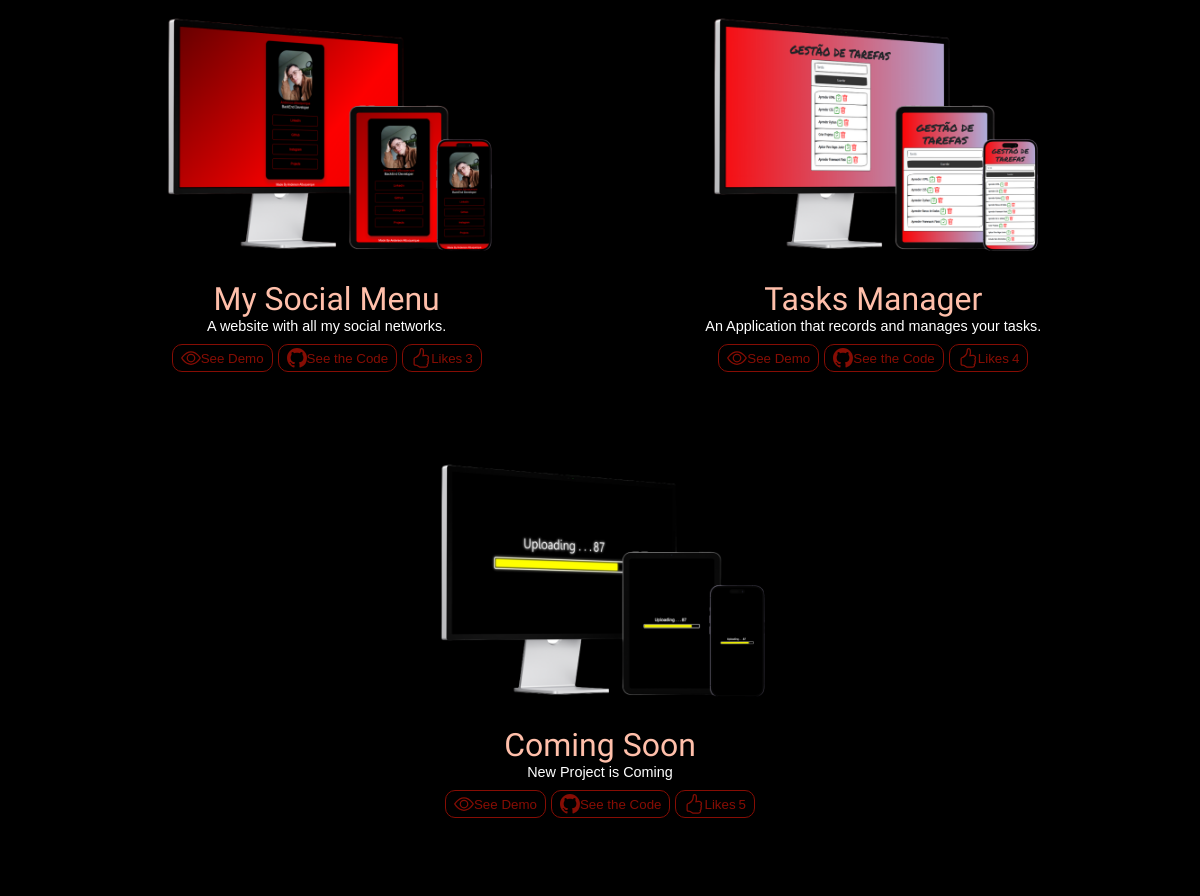
Before: / (middle part) with the older database file.
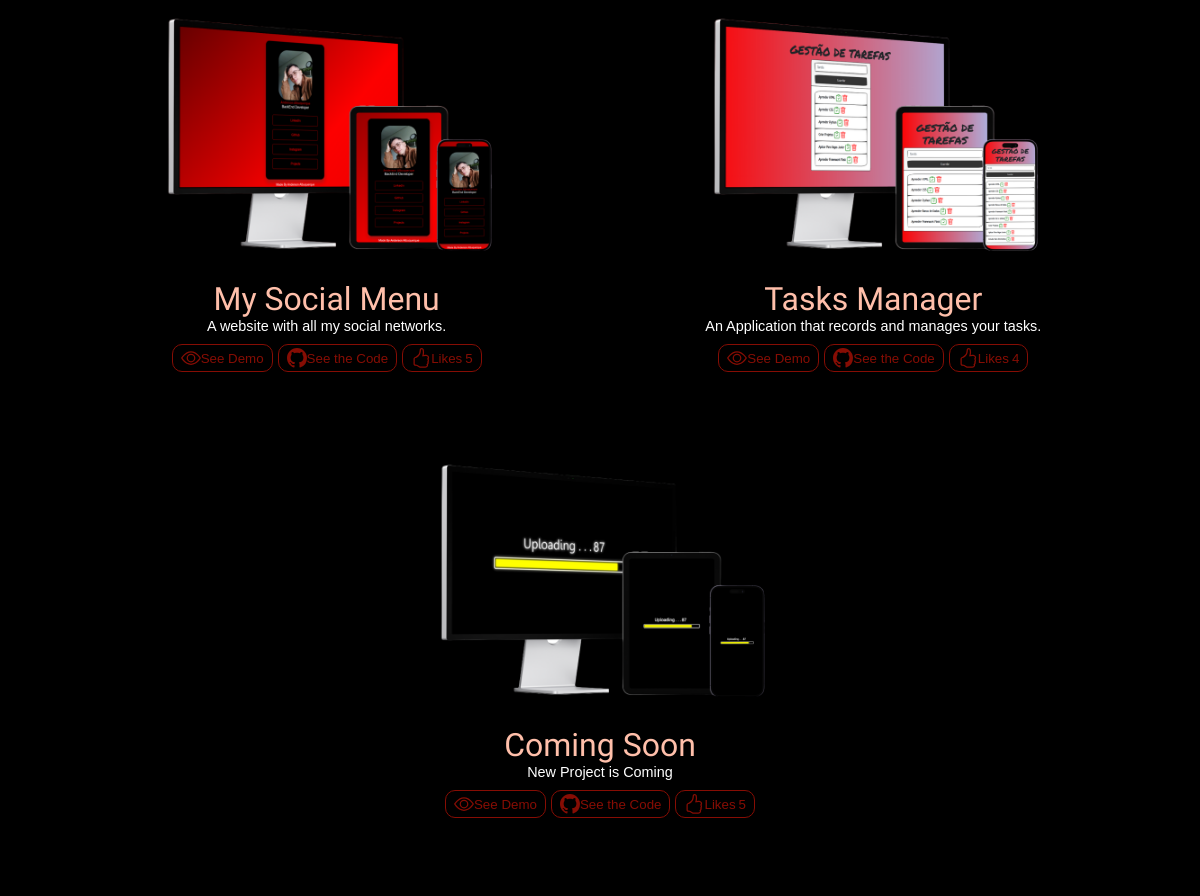
After: the same page with the newer database file.
### app/models/tables_db.py (models this page shows, shortened)
class CardProject(database.Model):
    __tablename__ = "cards"
    id = database.Column(database.Integer, primary_key=True)
    image_url = database.Column(database.String, nullable=True)
    title = database.Column(database.String, nullable=True, unique=True)
    description = database.Column(database.String, nullable=True)
    demo_url = database.Column(database.String, nullable=True)
    git_code_url = database.Column(database.String, nullable=True)
    like_count = database.Column(database.Integer, default=0)

### app/controllers/default.py (the view)
@app.route('/index')  # Initial Route to WebSite
@app.route('/')
def index():
    data_projects = CardProject.query.all()  # Here me we collect all information in database about the Card Projects
    return render_template("index.html", data_projects=data_projects)  # We render the html with the variable info

### app/templates/index.html (shortened to what this page needs)
<!DOCTYPE html>
<html lang="en">
<head>
    <link rel="stylesheet" href="{{url_for('static', filename='main.css')}}">
</head>
<body>
    <main class="my-projects-cards">
        {% for card in data_projects %}
        <div class="cards">
            <div class="card-project">
                <a href="{{ card.demo_url }}">
                <img src="{{ url_for('static', filename=card.image_url) }}" alt="image-project" class="mockup">
                <p class="text-title">{{ card.title }}</p>
                    <p class="legend">{{ card.description }}</p>
                </a>
                <div class="buttons-card">
                    <a href="{{ card.demo_url }}" class="text-link">
                        <button class="button">
                            See Demo
                        </button>
                    </a>
                    <a href="{{ card.git_code_url }}" class="text-link">
                        <button class="button">
                            See the Code
                        </button>
                    </a>
                        <button class="button likeButton" data-project-id="{{ card.id }}">
                            Likes <span id="likeCount_{{ card.id }}" class="count-number">{{ card.like_count }}</span>
                    </button>
                </div>
            </div>
        </div>
        {% endfor %}
    </main>
</body>
</html>

### app/static/main.css (style rules this page uses)
* { margin: 0; padding: 0; font-family: 'Carter One', cursive; color: white; text-decoration: none; }
body { display: flex; flex-direction: column; align-items: center; }
.text-title { font-size: 2rem; color: #ffbfaa; }
.text-link { color: #860d04; font-family: arial; }
main { display: flex; align-items: center; justify-content: space-evenly; background: black; padding-top: 50px; min-height: 100vh; width: 100%; flex-wrap: wrap; padding: 40px 0px; }
.cards { display: flex; align-items: center; justify-content: center; width: 100%; max-width: 400px; margin: 20px; }
.mockup { width: 100%; height: auto; }
.legend { font-family: Arial; font-size: 0.9rem; }
.buttons-card { display: flex; justify-content: space-around; padding-top: 10px; }
.buttons-card a { padding-right: 5px; }
.button { display: flex; flex-direction: row; align-items: center; color: #860d04; font-family: arial; padding: 3px 8px; background: none; border-radius: 10px; border: 1px solid #860d04; cursor: pointer; }
.count-number { color: #860d04; font-family: arial; padding-left: 3px; }
.card-project { display: flex; flex-direction: column; align-items: center; margin: 20px; max-width: 400px; }
.card-project p { display: flex; justify-content: center; }
.card-project a { transition: transform linear 0.4s; position: relative; top: 0; }

Changed rows visible on the page:
changed CardProject "My Social Menu": like_count "3" → "5"
